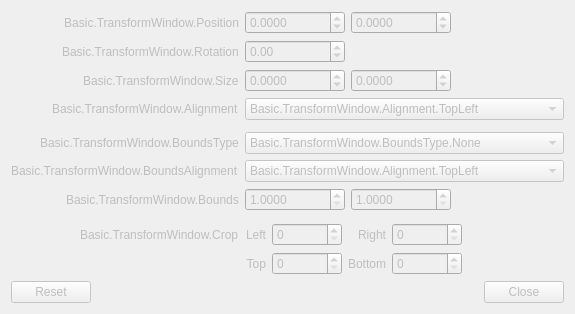
<?xml version="1.0" encoding="UTF-8"?>
<ui version="4.0">
 <class>PLSBasicTransform</class>
 <widget class="QWidget" name="PLSBasicTransform">
  <property name="enabled">
   <bool>false</bool>
  </property>
  <property name="geometry">
   <rect>
    <x>0</x>
    <y>0</y>
    <width>564</width>
    <height>312</height>
   </rect>
  </property>
  <property name="windowTitle">
   <string>Basic.TransformWindow</string>
  </property>
  <layout class="QVBoxLayout" name="verticalLayout">
   <item>
    <layout class="QFormLayout" name="formLayout">
     <property name="fieldGrowthPolicy">
      <enum>QFormLayout::AllNonFixedFieldsGrow</enum>
     </property>
     <property name="labelAlignment">
      <set>Qt::AlignRight|Qt::AlignTrailing|Qt::AlignVCenter</set>
     </property>
     <item row="0" column="0">
      <widget class="QLabel" name="label">
       <property name="sizePolicy">
        <sizepolicy hsizetype="Preferred" vsizetype="Minimum">
         <horstretch>0</horstretch>
         <verstretch>0</verstretch>
        </sizepolicy>
       </property>
       <property name="minimumSize">
        <size>
         <width>170</width>
         <height>0</height>
        </size>
       </property>
       <property name="text">
        <string>Basic.TransformWindow.Position</string>
       </property>
       <property name="alignment">
        <set>Qt::AlignRight|Qt::AlignTrailing|Qt::AlignVCenter</set>
       </property>
      </widget>
     </item>
     <item row="0" column="1">
      <widget class="QWidget" name="widget" native="true">
       <property name="sizePolicy">
        <sizepolicy hsizetype="Fixed" vsizetype="Preferred">
         <horstretch>0</horstretch>
         <verstretch>0</verstretch>
        </sizepolicy>
       </property>
       <layout class="QHBoxLayout" name="horizontalLayout">
        <property name="leftMargin">
         <number>0</number>
        </property>
        <property name="topMargin">
         <number>0</number>
        </property>
        <property name="rightMargin">
         <number>0</number>
        </property>
        <property name="bottomMargin">
         <number>0</number>
        </property>
        <item>
         <widget class="PLSDoubleSpinBox" name="positionX">
          <property name="minimumSize">
           <size>
            <width>100</width>
            <height>0</height>
           </size>
          </property>
          <property name="decimals">
           <number>4</number>
          </property>
          <property name="minimum">
           <double>-90001.000000000000000</double>
          </property>
          <property name="maximum">
           <double>90001.000000000000000</double>
          </property>
         </widget>
        </item>
        <item>
         <widget class="PLSDoubleSpinBox" name="positionY">
          <property name="minimumSize">
           <size>
            <width>100</width>
            <height>0</height>
           </size>
          </property>
          <property name="decimals">
           <number>4</number>
          </property>
          <property name="minimum">
           <double>-90001.000000000000000</double>
          </property>
          <property name="maximum">
           <double>90001.000000000000000</double>
          </property>
         </widget>
        </item>
       </layout>
      </widget>
     </item>
     <item row="1" column="0">
      <widget class="QLabel" name="label_2">
       <property name="text">
        <string>Basic.TransformWindow.Rotation</string>
       </property>
      </widget>
     </item>
     <item row="1" column="1">
      <widget class="PLSDoubleSpinBox" name="rotation">
       <property name="sizePolicy">
        <sizepolicy hsizetype="Maximum" vsizetype="Fixed">
         <horstretch>0</horstretch>
         <verstretch>0</verstretch>
        </sizepolicy>
       </property>
       <property name="minimumSize">
        <size>
         <width>100</width>
         <height>0</height>
        </size>
       </property>
       <property name="minimum">
        <double>-360.000000000000000</double>
       </property>
       <property name="maximum">
        <double>360.000000000000000</double>
       </property>
       <property name="singleStep">
        <double>0.100000000000000</double>
       </property>
      </widget>
     </item>
     <item row="2" column="0">
      <widget class="QLabel" name="label_3">
       <property name="text">
        <string>Basic.TransformWindow.Size</string>
       </property>
      </widget>
     </item>
     <item row="2" column="1">
      <widget class="QWidget" name="widget_2" native="true">
       <property name="sizePolicy">
        <sizepolicy hsizetype="Maximum" vsizetype="Preferred">
         <horstretch>0</horstretch>
         <verstretch>0</verstretch>
        </sizepolicy>
       </property>
       <layout class="QHBoxLayout" name="horizontalLayout_2">
        <property name="leftMargin">
         <number>0</number>
        </property>
        <property name="topMargin">
         <number>0</number>
        </property>
        <property name="rightMargin">
         <number>0</number>
        </property>
        <property name="bottomMargin">
         <number>0</number>
        </property>
        <item>
         <widget class="PLSDoubleSpinBox" name="sizeX">
          <property name="minimumSize">
           <size>
            <width>100</width>
            <height>0</height>
           </size>
          </property>
          <property name="decimals">
           <number>4</number>
          </property>
          <property name="minimum">
           <double>-90001.000000000000000</double>
          </property>
          <property name="maximum">
           <double>90001.000000000000000</double>
          </property>
          <property name="singleStep">
           <double>1.000000000000000</double>
          </property>
         </widget>
        </item>
        <item>
         <widget class="PLSDoubleSpinBox" name="sizeY">
          <property name="minimumSize">
           <size>
            <width>100</width>
            <height>0</height>
           </size>
          </property>
          <property name="decimals">
           <number>4</number>
          </property>
          <property name="minimum">
           <double>-90001.000000000000000</double>
          </property>
          <property name="maximum">
           <double>90001.000000000000000</double>
          </property>
          <property name="singleStep">
           <double>1.000000000000000</double>
          </property>
         </widget>
        </item>
       </layout>
      </widget>
     </item>
     <item row="3" column="0">
      <widget class="QLabel" name="label_4">
       <property name="text">
        <string>Basic.TransformWindow.Alignment</string>
       </property>
      </widget>
     </item>
     <item row="3" column="1">
      <widget class="PLSComboBox" name="align">
       <property name="currentText">
        <string>Basic.TransformWindow.Alignment.TopLeft</string>
       </property>
       <item>
        <property name="text">
         <string>Basic.TransformWindow.Alignment.TopLeft</string>
        </property>
       </item>
       <item>
        <property name="text">
         <string>Basic.TransformWindow.Alignment.TopCenter</string>
        </property>
       </item>
       <item>
        <property name="text">
         <string>Basic.TransformWindow.Alignment.TopRight</string>
        </property>
       </item>
       <item>
        <property name="text">
         <string>Basic.TransformWindow.Alignment.CenterLeft</string>
        </property>
       </item>
       <item>
        <property name="text">
         <string>Basic.TransformWindow.Alignment.Center</string>
        </property>
       </item>
       <item>
        <property name="text">
         <string>Basic.TransformWindow.Alignment.CenterRight</string>
        </property>
       </item>
       <item>
        <property name="text">
         <string>Basic.TransformWindow.Alignment.BottomLeft</string>
        </property>
       </item>
       <item>
        <property name="text">
         <string>Basic.TransformWindow.Alignment.BottomCenter</string>
        </property>
       </item>
       <item>
        <property name="text">
         <string>Basic.TransformWindow.Alignment.BottomRight</string>
        </property>
       </item>
      </widget>
     </item>
     <item row="4" column="1">
      <spacer name="verticalSpacer">
       <property name="orientation">
        <enum>Qt::Vertical</enum>
       </property>
       <property name="sizeHint" stdset="0">
        <size>
         <width>10</width>
         <height>10</height>
        </size>
       </property>
      </spacer>
     </item>
     <item row="5" column="0">
      <widget class="QLabel" name="label_5">
       <property name="text">
        <string>Basic.TransformWindow.BoundsType</string>
       </property>
      </widget>
     </item>
     <item row="5" column="1">
      <widget class="PLSComboBox" name="boundsType">
       <item>
        <property name="text">
         <string>Basic.TransformWindow.BoundsType.None</string>
        </property>
       </item>
       <item>
        <property name="text">
         <string>Basic.TransformWindow.BoundsType.Stretch</string>
        </property>
       </item>
       <item>
        <property name="text">
         <string>Basic.TransformWindow.BoundsType.ScaleInner</string>
        </property>
       </item>
       <item>
        <property name="text">
         <string>Basic.TransformWindow.BoundsType.ScaleOuter</string>
        </property>
       </item>
       <item>
        <property name="text">
         <string>Basic.TransformWindow.BoundsType.ScaleToWidth</string>
        </property>
       </item>
       <item>
        <property name="text">
         <string>Basic.TransformWindow.BoundsType.ScaleToHeight</string>
        </property>
       </item>
       <item>
        <property name="text">
         <string>Basic.TransformWindow.BoundsType.MaxOnly</string>
        </property>
       </item>
      </widget>
     </item>
     <item row="6" column="0">
      <widget class="QLabel" name="label_6">
       <property name="text">
        <string>Basic.TransformWindow.BoundsAlignment</string>
       </property>
      </widget>
     </item>
     <item row="6" column="1">
      <widget class="PLSComboBox" name="boundsAlign">
       <property name="enabled">
        <bool>false</bool>
       </property>
       <property name="currentText">
        <string>Basic.TransformWindow.Alignment.TopLeft</string>
       </property>
       <item>
        <property name="text">
         <string>Basic.TransformWindow.Alignment.TopLeft</string>
        </property>
       </item>
       <item>
        <property name="text">
         <string>Basic.TransformWindow.Alignment.TopCenter</string>
        </property>
       </item>
       <item>
        <property name="text">
         <string>Basic.TransformWindow.Alignment.TopRight</string>
        </property>
       </item>
       <item>
        <property name="text">
         <string>Basic.TransformWindow.Alignment.CenterLeft</string>
        </property>
       </item>
       <item>
        <property name="text">
         <string>Basic.TransformWindow.Alignment.Center</string>
        </property>
       </item>
       <item>
        <property name="text">
         <string>Basic.TransformWindow.Alignment.CenterRight</string>
        </property>
       </item>
       <item>
        <property name="text">
         <string>Basic.TransformWindow.Alignment.BottomLeft</string>
        </property>
       </item>
       <item>
        <property name="text">
         <string>Basic.TransformWindow.Alignment.BottomCenter</string>
        </property>
       </item>
       <item>
        <property name="text">
         <string>Basic.TransformWindow.Alignment.BottomRight</string>
        </property>
       </item>
      </widget>
     </item>
     <item row="7" column="0">
      <widget class="QLabel" name="label_7">
       <property name="text">
        <string>Basic.TransformWindow.Bounds</string>
       </property>
      </widget>
     </item>
     <item row="7" column="1">
      <widget class="QWidget" name="widget_3" native="true">
       <property name="sizePolicy">
        <sizepolicy hsizetype="Maximum" vsizetype="Preferred">
         <horstretch>0</horstretch>
         <verstretch>0</verstretch>
        </sizepolicy>
       </property>
       <layout class="QHBoxLayout" name="horizontalLayout_3">
        <property name="leftMargin">
         <number>0</number>
        </property>
        <property name="topMargin">
         <number>0</number>
        </property>
        <property name="rightMargin">
         <number>0</number>
        </property>
        <property name="bottomMargin">
         <number>0</number>
        </property>
        <item>
         <widget class="PLSDoubleSpinBox" name="boundsWidth">
          <property name="enabled">
           <bool>false</bool>
          </property>
          <property name="minimumSize">
           <size>
            <width>100</width>
            <height>0</height>
           </size>
          </property>
          <property name="decimals">
           <number>4</number>
          </property>
          <property name="minimum">
           <double>1.000000000000000</double>
          </property>
          <property name="maximum">
           <double>90001.000000000000000</double>
          </property>
         </widget>
        </item>
        <item>
         <widget class="PLSDoubleSpinBox" name="boundsHeight">
          <property name="enabled">
           <bool>false</bool>
          </property>
          <property name="minimumSize">
           <size>
            <width>100</width>
            <height>0</height>
           </size>
          </property>
          <property name="decimals">
           <number>4</number>
          </property>
          <property name="minimum">
           <double>1.000000000000000</double>
          </property>
          <property name="maximum">
           <double>90001.000000000000000</double>
          </property>
         </widget>
        </item>
       </layout>
      </widget>
     </item>
     <item row="8" column="1">
      <spacer name="verticalSpacer_2">
       <property name="orientation">
        <enum>Qt::Vertical</enum>
       </property>
       <property name="sizeHint" stdset="0">
        <size>
         <width>10</width>
         <height>10</height>
        </size>
       </property>
      </spacer>
     </item>
     <item row="9" column="0">
      <widget class="QLabel" name="label_8">
       <property name="text">
        <string>Basic.TransformWindow.Crop</string>
       </property>
      </widget>
     </item>
     <item row="9" column="1">
      <layout class="QGridLayout" name="gridLayout">
       <item row="0" column="1">
        <widget class="PLSSpinBox" name="cropLeft">
         <property name="sizePolicy">
          <sizepolicy hsizetype="Maximum" vsizetype="Fixed">
           <horstretch>0</horstretch>
           <verstretch>0</verstretch>
          </sizepolicy>
         </property>
         <property name="minimumSize">
          <size>
           <width>70</width>
           <height>0</height>
          </size>
         </property>
         <property name="maximum">
          <number>100000</number>
         </property>
        </widget>
       </item>
       <item row="0" column="3">
        <widget class="PLSSpinBox" name="cropRight">
         <property name="sizePolicy">
          <sizepolicy hsizetype="Maximum" vsizetype="Fixed">
           <horstretch>0</horstretch>
           <verstretch>0</verstretch>
          </sizepolicy>
         </property>
         <property name="minimumSize">
          <size>
           <width>70</width>
           <height>0</height>
          </size>
         </property>
         <property name="maximum">
          <number>100000</number>
         </property>
        </widget>
       </item>
       <item row="0" column="0">
        <widget class="QLabel" name="label_9">
         <property name="text">
          <string>Left</string>
         </property>
         <property name="alignment">
          <set>Qt::AlignRight|Qt::AlignTrailing|Qt::AlignVCenter</set>
         </property>
         <property name="buddy">
          <cstring>cropLeft</cstring>
         </property>
        </widget>
       </item>
       <item row="1" column="2">
        <widget class="QLabel" name="label_12">
         <property name="text">
          <string>Bottom</string>
         </property>
         <property name="alignment">
          <set>Qt::AlignRight|Qt::AlignTrailing|Qt::AlignVCenter</set>
         </property>
         <property name="buddy">
          <cstring>cropBottom</cstring>
         </property>
        </widget>
       </item>
       <item row="1" column="1">
        <widget class="PLSSpinBox" name="cropTop">
         <property name="sizePolicy">
          <sizepolicy hsizetype="Maximum" vsizetype="Fixed">
           <horstretch>0</horstretch>
           <verstretch>0</verstretch>
          </sizepolicy>
         </property>
         <property name="minimumSize">
          <size>
           <width>70</width>
           <height>0</height>
          </size>
         </property>
         <property name="maximum">
          <number>100000</number>
         </property>
        </widget>
       </item>
       <item row="1" column="3">
        <widget class="PLSSpinBox" name="cropBottom">
         <property name="sizePolicy">
          <sizepolicy hsizetype="Maximum" vsizetype="Fixed">
           <horstretch>0</horstretch>
           <verstretch>0</verstretch>
          </sizepolicy>
         </property>
         <property name="minimumSize">
          <size>
           <width>70</width>
           <height>0</height>
          </size>
         </property>
         <property name="maximum">
          <number>100000</number>
         </property>
        </widget>
       </item>
       <item row="1" column="0">
        <widget class="QLabel" name="label_11">
         <property name="text">
          <string>Top</string>
         </property>
         <property name="alignment">
          <set>Qt::AlignRight|Qt::AlignTrailing|Qt::AlignVCenter</set>
         </property>
         <property name="buddy">
          <cstring>cropTop</cstring>
         </property>
        </widget>
       </item>
       <item row="0" column="2">
        <widget class="QLabel" name="label_10">
         <property name="text">
          <string>Right</string>
         </property>
         <property name="alignment">
          <set>Qt::AlignRight|Qt::AlignTrailing|Qt::AlignVCenter</set>
         </property>
         <property name="buddy">
          <cstring>cropRight</cstring>
         </property>
        </widget>
       </item>
       <item row="0" column="4">
        <spacer name="horizontalSpacer">
         <property name="orientation">
          <enum>Qt::Horizontal</enum>
         </property>
         <property name="sizeHint" stdset="0">
          <size>
           <width>0</width>
           <height>0</height>
          </size>
         </property>
        </spacer>
       </item>
      </layout>
     </item>
    </layout>
   </item>
   <item>
    <widget class="PLSDialogButtonBox" name="buttonBox">
     <property name="standardButtons">
      <set>QDialogButtonBox::Close|QDialogButtonBox::Reset</set>
     </property>
    </widget>
   </item>
  </layout>
 </widget>
 <customwidgets>
  <customwidget>
   <class>PLSComboBox</class>
   <extends>QComboBox</extends>
   <header>combobox.hpp</header>
  </customwidget>
  <customwidget>
   <class>PLSSpinBox</class>
   <extends>QSpinBox</extends>
   <header>spinbox.hpp</header>
  </customwidget>
  <customwidget>
   <class>PLSDoubleSpinBox</class>
   <extends>QDoubleSpinBox</extends>
   <header>spinbox.hpp</header>
  </customwidget>
  <customwidget>
   <class>PLSDialogButtonBox</class>
   <extends>QDialogButtonBox</extends>
   <header>dialogbuttonbox.hpp</header>
  </customwidget>
 </customwidgets>
 <resources/>
 <connections/>
</ui>
